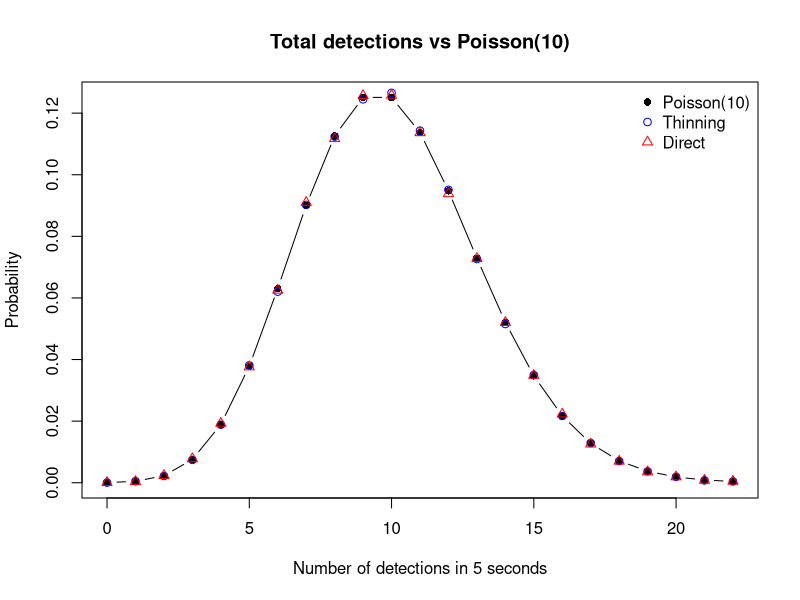
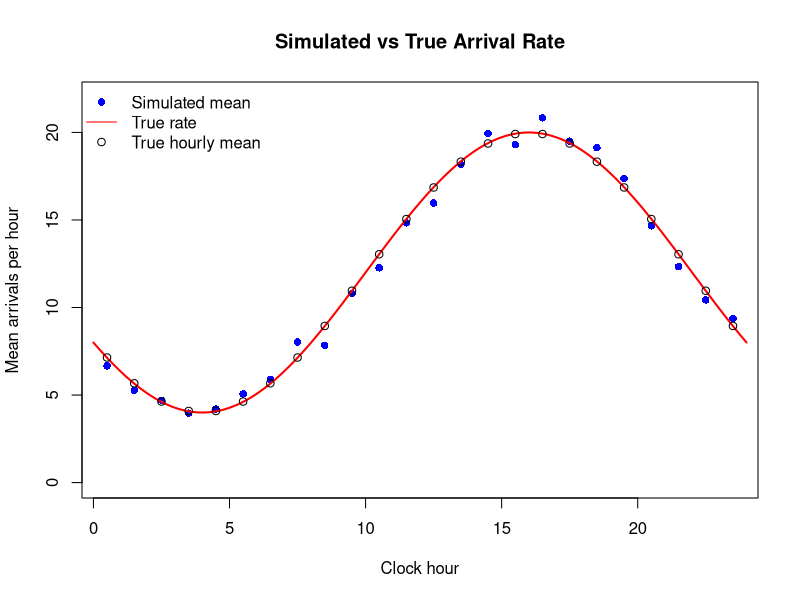
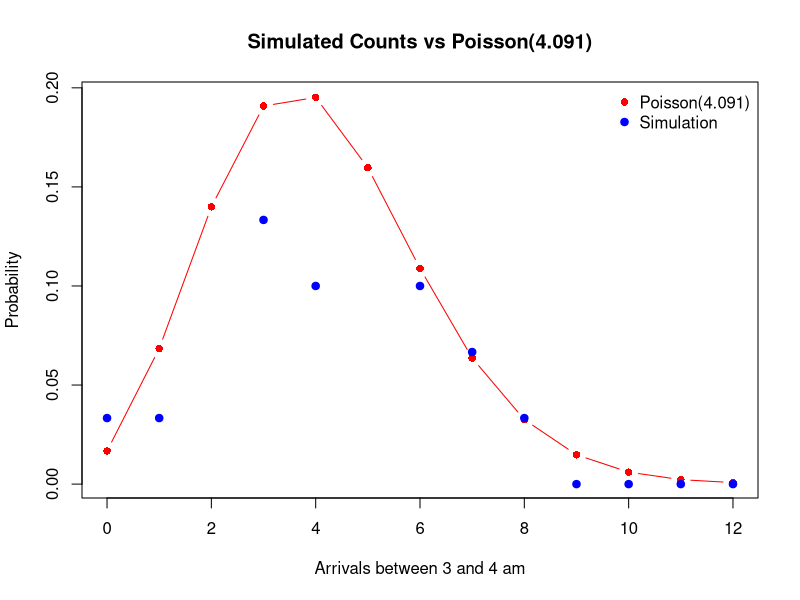
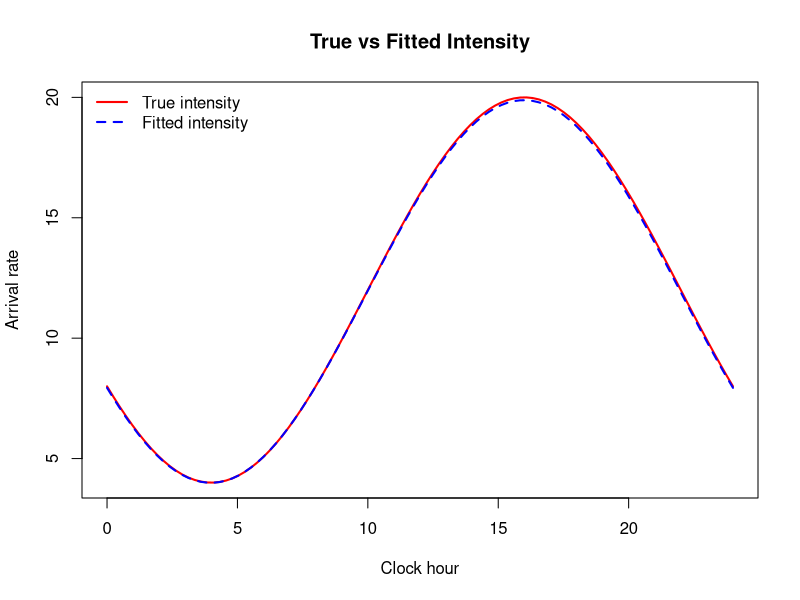

Source code (R) for these figures, in order:
## ---- chunk 1
set.seed(123)

B <- 2e5
H <- 5
q <- 0.4
lambda_s <- 3
lambda_b <- 2
rate_s <- q * lambda_s
rate_b <- q * lambda_b
## ---- chunk 2
# Method 1: Original photons followed by thinning
orig_s <- rpois(B, lambda_s * H)
orig_b <- rpois(B, lambda_b * H)

s1 <- rbinom(B, orig_s, q)
b1 <- rbinom(B, orig_b, q)

# Method 2: Directly simulate detected processes
s2 <- rpois(B, rate_s * H)
b2 <- rpois(B, rate_b * H)

sim1 <- data.frame(star = s1, sky = b1, total = s1 + b1)
sim2 <- data.frame(star = s2, sky = b2, total = s2 + b2)
## ---- chunk 3
summarize_counts <- function(dat) {
  data.frame(
    Statistic = c("Mean star", "Variance star",
                  "Mean sky", "Variance sky",
                  "Mean total", "Variance total",
                  "Correlation star-sky"),
    Value = c(mean(dat$star), var(dat$star),
              mean(dat$sky), var(dat$sky),
              mean(dat$total), var(dat$total),
              cor(dat$star, dat$sky))
  )
}

comparison <- data.frame(
  Statistic = summarize_counts(sim1)$Statistic,
  Method1 = summarize_counts(sim1)$Value,
  Method2 = summarize_counts(sim2)$Value,
  Theory = c(6, 6, 4, 4, 10, 10, 0)
)

knitr::kable(comparison, digits = 4)
## ---- chunk 4
k <- 0:22
theory <- dpois(k, 10)

plot(k, theory, type = "b", pch = 16,
     xlab = "Number of detections in 5 seconds",
     ylab = "Probability",
     main = "Total detections vs Poisson(10)")

points(k, tabulate(sim1$total + 1, nbins = 23) / B,
       col = "blue", pch = 1)
points(k, tabulate(sim2$total + 1, nbins = 23) / B,
       col = "red", pch = 2)

legend("topright",
       legend = c("Poisson(10)", "Thinning", "Direct"),
       col = c("black", "blue", "red"),
       pch = c(16, 1, 2), bty = "n")
## ---- chunk 5
p6_1 <- mean(sim1$star[sim1$total == 10] == 6)
p6_2 <- mean(sim2$star[sim2$total == 10] == 6)
p6_theory <- dbinom(6, 10, 0.6)

data.frame(
  Method = c("Thinning", "Direct", "Theory"),
  Probability = c(p6_1, p6_2, p6_theory)
) |> knitr::kable(digits = 5)
## ---- chunk 6
first_time <- function(counts, rate, H = 5) {
  t <- numeric(length(counts))
  has_event <- counts > 0

  t[has_event] <- H * (
    1 - runif(sum(has_event))^(1 / counts[has_event])
  )

  t[!has_event] <- H + rexp(sum(!has_event), rate)
  t
}

analyze_times <- function(dat) {
  ts <- first_time(dat$star, rate_s, H)
  tb <- first_time(dat$sky, rate_b, H)

  T_first <- pmin(ts, tb)
  star_first <- as.integer(ts < tb)
  M <- pmax(ts, tb)

  data.frame(
    Statistic = c("P(star first)",
                  "P(star first and within 1 s)",
                  "E[M]",
                  "Corr(first time, type)"),
    Value = c(mean(star_first),
              mean(star_first == 1 & T_first <= 1),
              mean(M),
              cor(T_first, star_first))
  )
}

time1 <- analyze_times(sim1)
time2 <- analyze_times(sim2)

time_comparison <- data.frame(
  Statistic = time1$Statistic,
  Method1 = time1$Value,
  Method2 = time2$Value,
  Theory = c(0.6,
             0.6 * (1 - exp(-2)),
             1 / 1.2 + 1 / 0.8 - 1 / 2,
             0)
)

knitr::kable(time_comparison, digits = 5)
## ---- chunk 7
set.seed(123)

T <- 720
n_days <- 30
lambda_max <- 20

lambda <- function(t) {
  12 + 8 * cos(pi * (t - 16) / 12)
}

Lambda <- function(s, t) {
  12 * (t - s) +
    96 / pi * (sin(pi * (t - 16) / 12) -
               sin(pi * (s - 16) / 12))
}
## ---- chunk 8
n_proposed <- rpois(1, lambda_max * T)
proposed_times <- sort(runif(n_proposed, 0, T))

keep <- runif(n_proposed) < lambda(proposed_times) / lambda_max
arrival_times <- proposed_times[keep]

n <- length(arrival_times)
fraction_kept <- n / n_proposed

data.frame(
  Proposed = n_proposed,
  Kept = n,
  Fraction_kept = fraction_kept,
  Theoretical_fraction = 0.6
) |> knitr::kable(digits = 4)
## ---- chunk 9
day <- floor(arrival_times / 24) + 1
hour <- floor(arrival_times %% 24)

counts <- matrix(0, nrow = n_days, ncol = 24)

for (i in seq_along(arrival_times)) {
  counts[day[i], hour[i] + 1] <-
    counts[day[i], hour[i] + 1] + 1
}

hourly_mean <- colMeans(counts)
hours <- 0:23

true_hourly_mean <- sapply(hours, function(h) {
  Lambda(h, h + 1)
})

plot(hours + 0.5, hourly_mean,
     pch = 16, col = "blue",
     xlab = "Clock hour",
     ylab = "Mean arrivals per hour",
     main = "Simulated vs True Arrival Rate",
     ylim = c(0, 22))

curve(lambda(x), from = 0, to = 24,
      add = TRUE, col = "red", lwd = 2)

points(hours + 0.5, true_hourly_mean,
       pch = 1, col = "black")

legend("topleft",
       legend = c("Simulated mean", "True rate",
                  "True hourly mean"),
       col = c("blue", "red", "black"),
       pch = c(16, NA, 1),
       lty = c(NA, 1, NA),
       bty = "n")
## ---- chunk 10
count_3to4 <- counts[, 4]
mu_true <- Lambda(3, 4)

comparison <- data.frame(
  Statistic = c("Mean", "Variance"),
  Simulation = c(mean(count_3to4), var(count_3to4)),
  Theory = c(mu_true, mu_true)
)

knitr::kable(comparison, digits = 4)
## ---- chunk 11
k <- 0:max(12, max(count_3to4))

plot(k, dpois(k, mu_true),
     type = "b", pch = 16,
     col = "red",
     xlab = "Arrivals between 3 and 4 am",
     ylab = "Probability",
     main = "Simulated Counts vs Poisson(4.091)")

points(k, tabulate(count_3to4 + 1,
                   nbins = length(k)) / n_days,
       col = "blue", pch = 19)

legend("topright",
       legend = c("Poisson(4.091)", "Simulation"),
       col = c("red", "blue"),
       pch = c(16, 19),
       bty = "n")
## ---- chunk 12
neg_loglik <- function(theta, times, T) {
  a <- exp(theta[1]) + exp(theta[2])
  b <- exp(theta[2])
  phi <- theta[3]

  rates <- a + b * cos(pi * (times - phi) / 12)

  -sum(log(rates)) + T * a
}

start <- c(log(10 - 5), log(5), 14)

fit <- optim(
  par = start,
  fn = neg_loglik,
  times = arrival_times,
  T = T,
  method = "BFGS",
  control = list(maxit = 5000, reltol = 1e-12)
)

a_hat <- exp(fit$par[1]) + exp(fit$par[2])
b_hat <- exp(fit$par[2])
phi_hat <- fit$par[3] %% 24

loglik_nhpp <- -fit$value

estimates <- data.frame(
  Parameter = c("a", "b", "phi"),
  True = c(12, 8, 16),
  Estimate = c(a_hat, b_hat, phi_hat)
)

knitr::kable(estimates, digits = 4)

fit$convergence
## ---- chunk 13
lambda_const <- n / T

loglik_const <- n * log(lambda_const) -
  lambda_const * T

lik_comparison <- data.frame(
  Model = c("NHPP", "Constant-rate HPP"),
  LogLikelihood = c(loglik_nhpp, loglik_const)
)

knitr::kable(lik_comparison, digits = 4)

loglik_difference <- loglik_nhpp - loglik_const
LRT <- 2 * loglik_difference

data.frame(
  LogLik_Difference = loglik_difference,
  LRT_Statistic = LRT
) |> knitr::kable(digits = 4)
## ---- chunk 14
lambda_fit <- function(t) {
  a_hat + b_hat * cos(pi * (t - phi_hat) / 12)
}

curve(lambda(x), from = 0, to = 24,
      col = "red", lwd = 2,
      xlab = "Clock hour",
      ylab = "Arrival rate",
      main = "True vs Fitted Intensity")

curve(lambda_fit(x), from = 0, to = 24,
      add = TRUE, col = "blue",
      lwd = 2, lty = 2)

legend("topleft",
       legend = c("True intensity", "Fitted intensity"),
       col = c("red", "blue"),
       lty = c(1, 2), lwd = 2, bty = "n")
